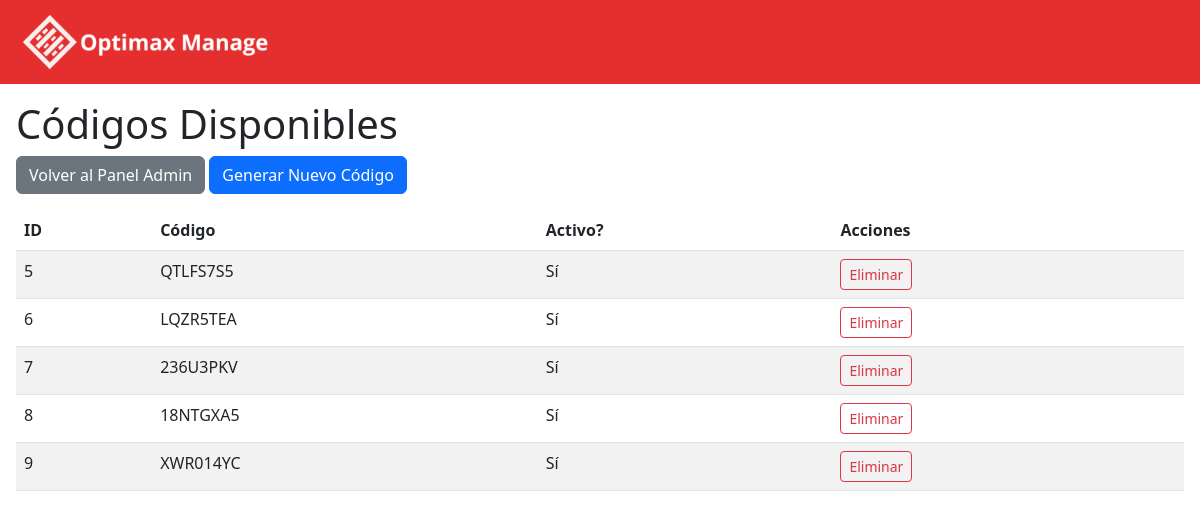
The app's page /admin/codigos-disponibles (signed in) with its own data.
### models/models.py (models this page shows, shortened)
class CodigoDisponible(db.Model):
    __tablename__ = 'codigos_disponibles'
    id = db.Column(db.Integer, primary_key=True)
    codigo = db.Column(db.String(50), unique=True, nullable=False)
    esta_activo = db.Column(db.Boolean, default=True)

### app.py (the view)
@app.route('/admin/codigos-disponibles')
@admin_requerido
def admin_disponibles():
    codigos = CodigoDisponible.query.all()
    return render_template('admin_disponibles.html', codigos=codigos)

### app.py (called while the page is built)
@app.after_request
def no_cache(response):
    response.headers["Cache-Control"] = "no-store, no-cache, must-revalidate, private, max-age=0"
    response.headers["Expires"] = 0
    response.headers["Pragma"] = "no-cache"
    return response

def admin_requerido(f):
    @wraps(f)
    def wrap(*args, **kwargs):
        if not session.get('logged_in'):
            return redirect(url_for('login'))
        empresa_id = session.get('user_id')
        emp = Empresa.query.get(empresa_id)
        if not emp or not emp.is_admin:
            return "No tienes permisos de administrador."
        return f(*args, **kwargs)
    return wrap

### templates/admin_disponibles.html (shortened to what this page needs)
{% extends 'base.html' %}
{% block content %}
  <h1>Códigos Disponibles</h1>
  <p>
    <a href="{{ url_for('admin_panel') }}" class="btn btn-secondary">Volver al Panel Admin</a>
    <a href="{{ url_for('generar_disponible') }}" class="btn btn-primary">Generar Nuevo Código</a>
  </p>
  <table class="table table-striped">
    <thead>
      <tr>
        <th>ID</th>
        <th>Código</th>
        <th>Activo?</th>
        <th>Acciones</th>
      </tr>
    </thead>
    <tbody>
      {% for c in codigos %}
      <tr>
        <td>{{ c.id }}</td>
        <td>{{ c.codigo }}</td>
        <td>{{ 'Sí' if c.esta_activo else 'No' }}</td>
        <td>
          <a href="{{ url_for('eliminar_disponible', cod_id=c.id) }}"
             class="btn btn-sm btn-outline-danger">
            Eliminar
          </a>
        </td>
      </tr>
      {% endfor %}
    </tbody>
  </table>
{% endblock %}

### templates/base.html (style rules this page uses)
html, body { margin: 0; padding: 0; box-sizing: border-box; background: #fff; }
*, *::before, *::after { box-sizing: inherit; }

### records on screen
CodigoDisponible: id "5", codigo "QTLFS7S5", esta_activo "Sí"
CodigoDisponible: id "6", codigo "LQZR5TEA", esta_activo "Sí"
CodigoDisponible: id "7", codigo "236U3PKV", esta_activo "Sí"
CodigoDisponible: id "8", codigo "18NTGXA5", esta_activo "Sí"
CodigoDisponible: id "9", codigo "XWR014YC", esta_activo "Sí"
